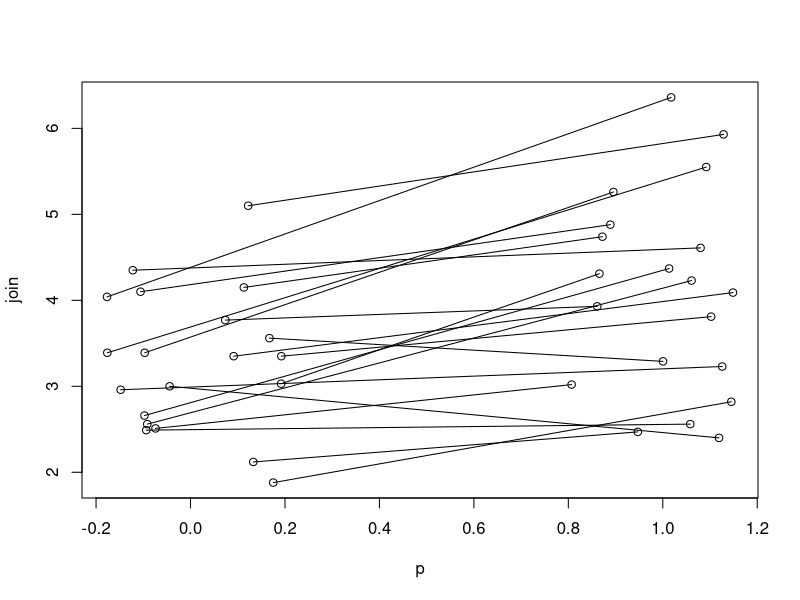

This figure's R source:
# x <- (0:120)/10
# plot(x,dchisq(x,4),type="o")

# lines(x,dchisq(x,5))

# text(c(3,4.2),c(.18,.153),labels=c("4df","5df"))

library(boot)
data(cd4)

n= length(cd4$baseline)
group= rep(c(0,1),each=n)
join = c(cd4$baseline,cd4$oneyear)
# par(mfrow=c(1,3),cex.lab=1.5)
# plot(group,join,ylab="cd4count",ylim=c(0,max(join)),xlim=c(-.25,1.25))

# plot(jitter(group),join,ylab="",axes=FALSE,ylim=c(0,max(join)),xlim=c(-.25,1.25))

# plot(group,join,
# for (i in (1:n)){
#     lines(c(0,1),c(cd4$baseline[i],cd4$oneyear[i]))
# })

p=c(jitter(group))

plot(p,join,
for (i in (1:n)){
    lines(c(p[i],p[i+20]),c(cd4$baseline[i],cd4$oneyear[i]))
})
